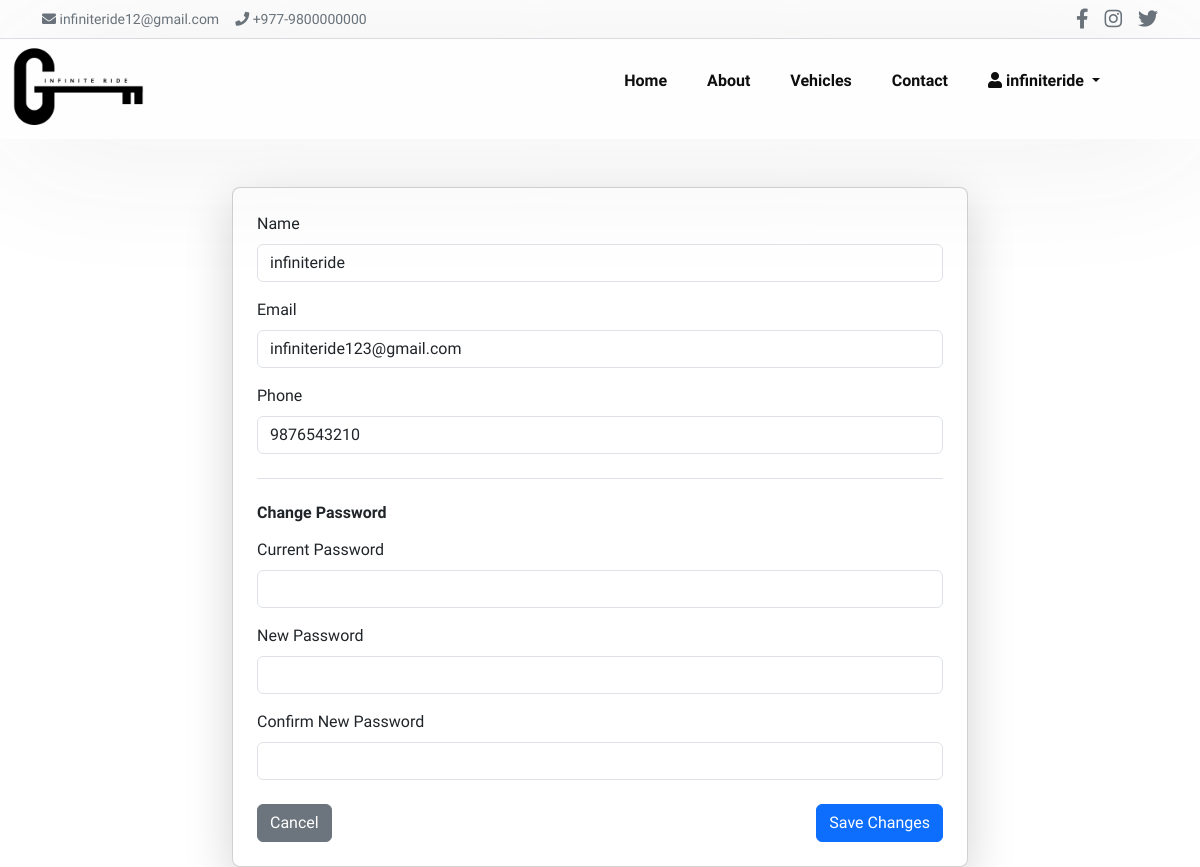
The app's page /edit-profile/ (signed in) with its own data.
### InfiniteRide/models.py (models this page shows, shortened)
class CustomUser(AbstractUser):
    phone = models.CharField(max_length=15, unique=True)
    name = models.CharField(max_length=150, blank=True, null=True)
    email = models.EmailField(unique=True)
    username = models.CharField(max_length=150, blank=True, null=True, unique=False)
    USERNAME_FIELD = 'email'
    REQUIRED_FIELDS = [ 'username', 'phone']

### InfiniteRide/views.py (the view, shortened to what this page needs)
# urls.py: path('edit-profile/', views.edit_profile, name='edit_profile'),
@login_required
def edit_profile(request):
    return render(request, 'edit_profile.html')

### templates/edit_profile.html (shortened to what this page needs)
{% extends 'base.html' %}
{% block body %}
<div class="container mt-5">
    <div class="row">
        <div class="col-md-8 offset-md-2">
            <div class="card shadow-lg p-4 rounded-3">
                <form method="post" action="{% url 'edit_profile' %}">
                    <div class="mb-3">
                        <label class="form-label">Name</label>
                        <input type="text" name="name" class="form-control" value="{{ user.username }}" required>
                    </div>
                    <div class="mb-3">
                        <label class="form-label">Email</label>
                        <input type="email" name="email" class="form-control" value="{{ user.email }}" required>
                    </div>
                    <div class="mb-3">
                        <label class="form-label">Phone</label>
                        <input type="text" name="phone" class="form-control" value="{{ user.phone }}">
                    </div>
                    <div class="border-top pt-4 mt-4">
                        <h6 class="fw-bold mb-3">Change Password</h6>
                        <div class="mb-3">
                            <label class="form-label">Current Password</label>
                            <input type="password" name="current_password" class="form-control" placeholder="">
                        </div>
                        <div class="mb-3">
                            <label class="form-label">New Password</label>
                            <input type="password" name="new_password" class="form-control" placeholder="">
                        </div>
                        <div class="mb-3">
                            <label class="form-label">Confirm New Password</label>
                            <input type="password" name="confirm_password" class="form-control" placeholder="">
                        </div>
                    </div>
                    <div class="d-flex justify-content-between mt-4">
                        <button type="button" class="btn btn-secondary" onclick="window.history.back()">Cancel</button>
                        <button type="submit" class="btn btn-primary">Save Changes</button>
                    </div>
                </form>
            </div>
        </div>
    </div>
</div>
{% endblock %}

### templates/base.html (shortened to what this page needs)
<!DOCTYPE html>
<html lang="en">
<head>
    {% load static %}
    <link rel="stylesheet" href=" {% static 'style.css' %}">
    <link rel="stylesheet" href="https://cdnjs.cloudflare.com/ajax/libs/font-awesome/5.15.4/css/all.min.css">
    <link href="{% static 'bootstrap-5.3.3-dist/css/bootstrap.min.css' %}" rel="stylesheet">
</head>
<body>
<section id="topbar" class=" border-bottom py-1" >
  <div class="container d-flex justify-content-between align-items-center">
    <div class="d-flex gap-3 align-items-center small text-secondary">
      <div> <a href="mailto:infiniteride12@gmail.com" class="text-secondary text-decoration-none">infiniteride12@gmail.com</a></div>
      <div><i class="fas fa-phone"></i> <a href="tel:+9779800000000" class="text-secondary text-decoration-none">+977-9800000000</a></div>
    </div>
    <div class="d-flex gap-3">
      <a href="https://facebook.com" target="_blank" class="text-secondary fs-5"><i class="fab fa-facebook-f"></i></a>
      <a href="https://instagram.com" target="_blank" class="text-secondary fs-5"><i class="fab fa-instagram"></i></a>
      <a href="https://twitter.com" target="_blank" class="text-secondary fs-5"><i class="fab fa-twitter"></i></a>
    </div>
  </div>
</section>
    <section id="header">
        <a hred="#"><img src="{% static 'img/logo1.png' %}" class="logo" alt="logo"></a>
        <div>
             <ul id="navbar">
                <li><a  href="{% url 'home' %}">Home</a></li>
                <li><a href="{% url 'about' %}">About</a></li>
                <li><a href="{% url 'vehicle_list'%}">Vehicles</a></li>
                <li><a  href="{% url 'contact'%}">Contact</a></li>
                {% if user.is_authenticated %}
            <li class="nav-item dropdown" >
            <a class="nav-link dropdown-toggle" href="#" id="userDropdown" role="button"
            data-bs-toggle="dropdown" aria-expanded="false">
            <i class="fas fa-user"></i>  {{ user.username }}
             </a>
            </li>
            {% else %}
                <li><a href="{% url 'login' %}">Login</a></li>
            {% endif %}
            </ul>
        </div>
    </section>
    {% block body %} {% endblock body %}
</body>
</html>

### static/style.css (style rules this page uses)
* { margin: 0; padding: 0; box-sizing: border-box; font-family: "spartan", sans-serif; }
h6 { font-weight: 700; font-size: 12px; }
body { width: 100%; }
#header { height: 100px; display: flex; align-items: center; justify-content: space-between; padding: 20px 80px; background: #fefefe; box-shadow: 0 5px 150px #3a353517; z-index: 999; position: sticky; top: 0; left: 0; }
#header { transition: background-color 0.3s ease, box-shadow 0.3s ease, transform 0.3s ease; }
#header .logo { margin-bottom: 20px; width: 30%; height: 80px; margin-top: 12px; background-size: contain; background-repeat: no-repeat; background-position: center; filter: grayscale(1) contrast(10) brightness(0); }
#header .logo { height: 200px; width: auto; margin-left: -100px; }
#navbar { display: flex; align-items: center; justify-content: center; }
#navbar li { list-style: none; padding: 0 20px; position: relative; }
#navbar li a { text-decoration: none; font-size: 16px; font-weight: 600; color: #0f0e0f; transition: 0.3s ease; }
.dropdown { position: relative; display: inline-block; }

### records on screen
CustomUser: username "infiniteride", name "infiniteride", email "infiniteride123@gmail.com", phone "9876543210"
